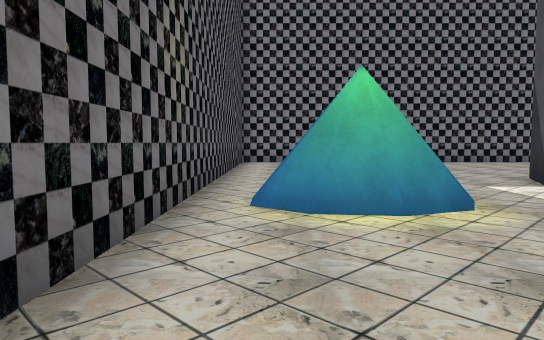
view 1 (above)

22 first-person views from a walk through a scene from a Unity 3-D project. The camera is 1.5 m above the floor, tilts 4° down and sees 70° across. Doors are open. The floor is counted in squares, 2 m on a side. Each view is taken from the middle of a square. On the plan, view 1 faces up. The plan holds only what a view shows up to about 12 squares ahead; the rest is blank. The place goes on beyond the plan. The player is left out.

view 2
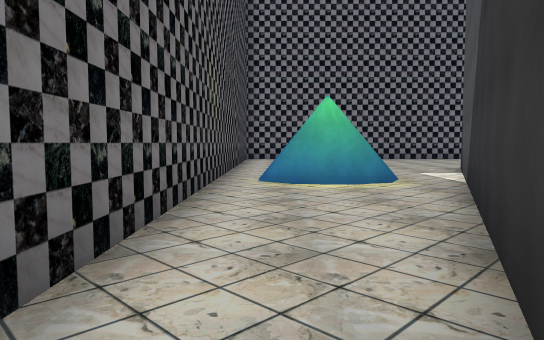

view 3
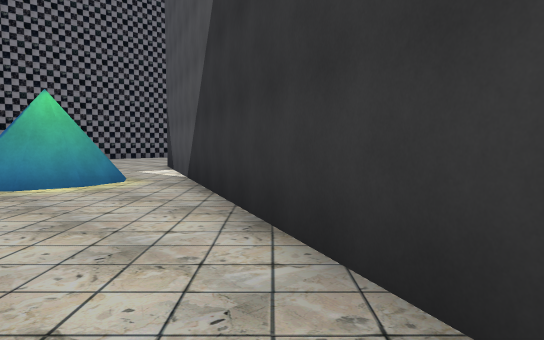

view 4
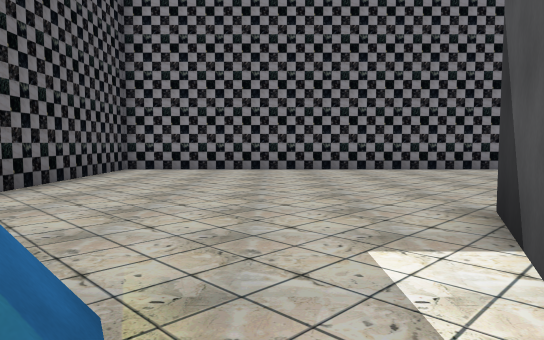

view 5
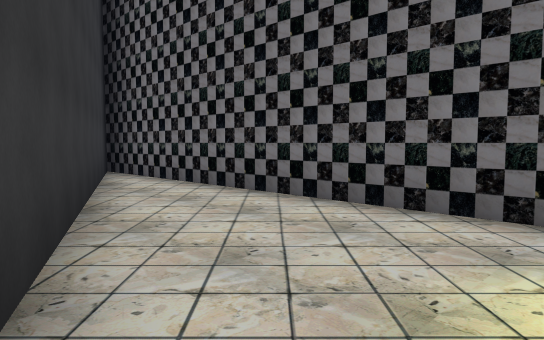

view 6
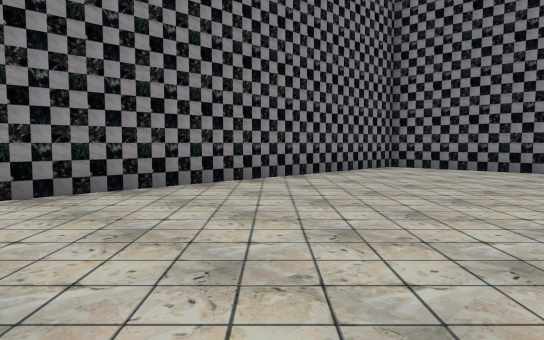

view 7
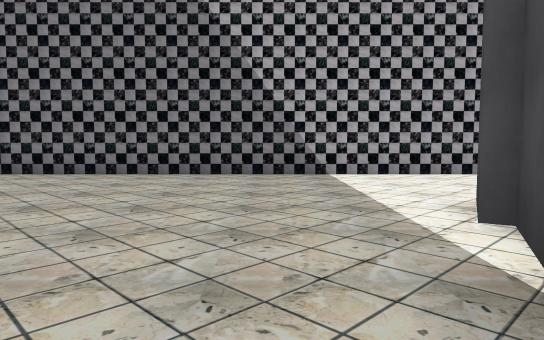

view 8
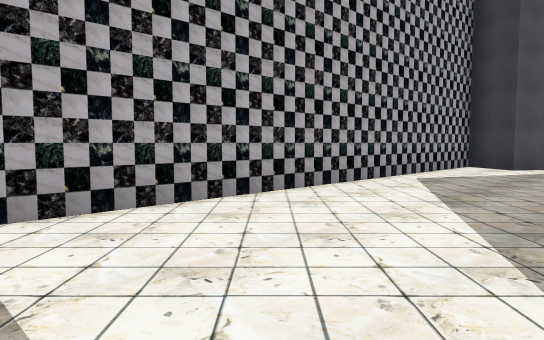

view 9
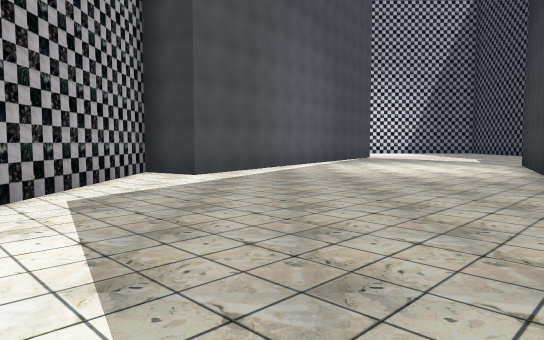

view 10
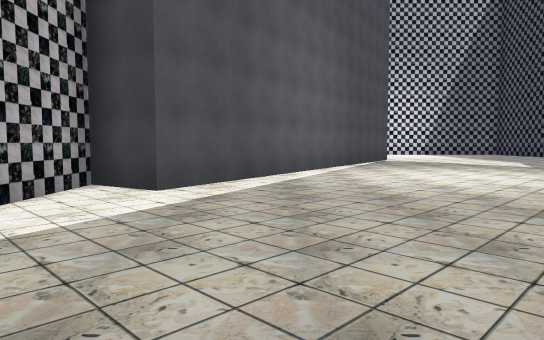

view 11
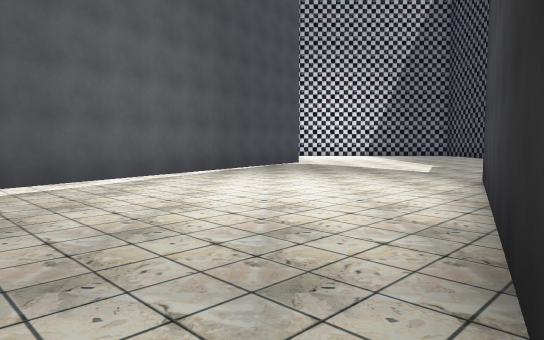

view 12
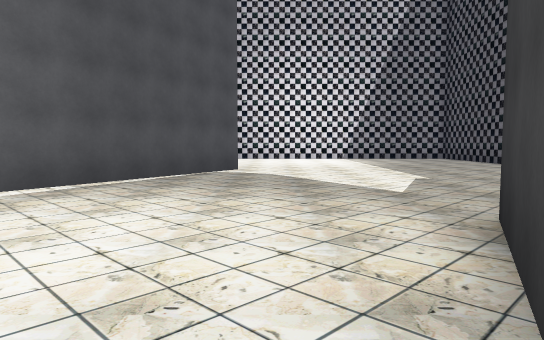

view 13
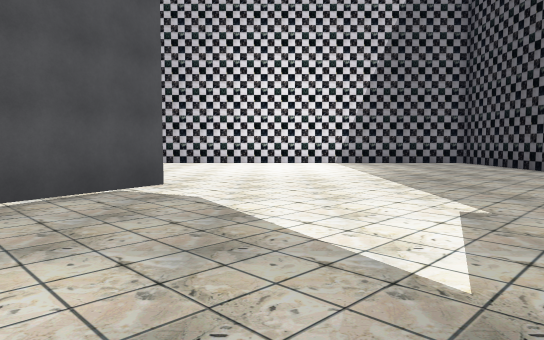

view 14
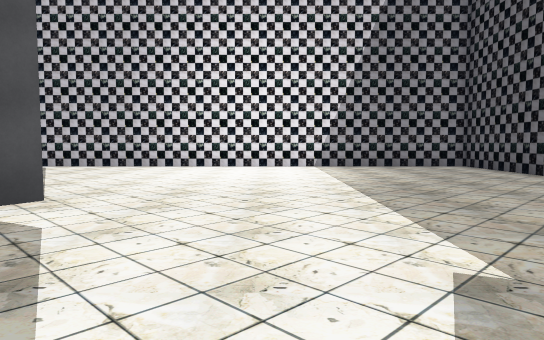

view 15
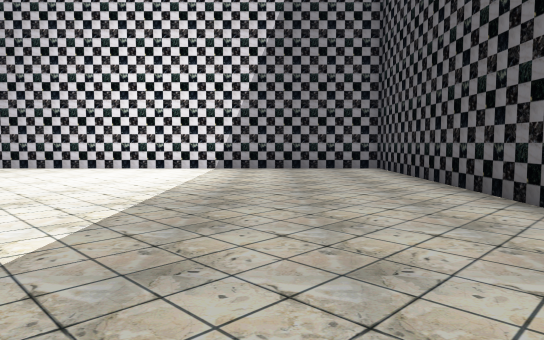

view 16
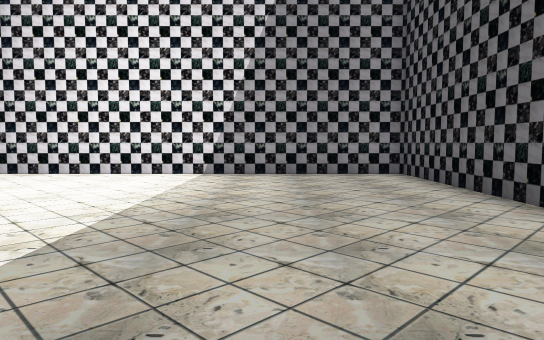

view 17
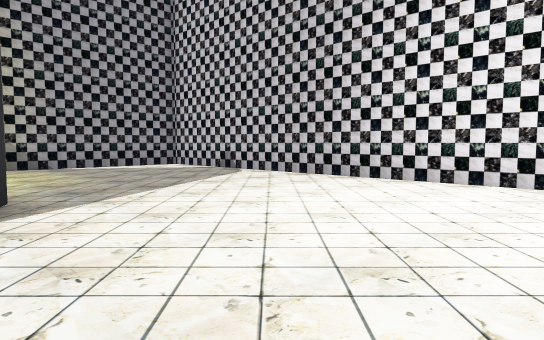

view 18
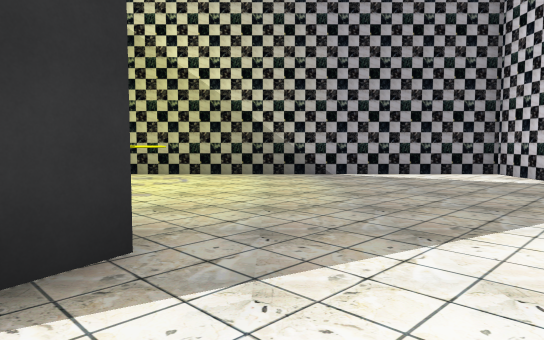

view 19
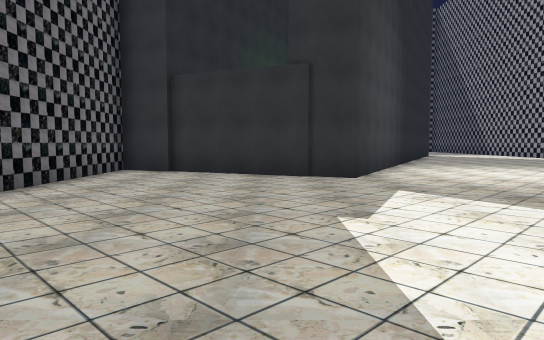

view 20
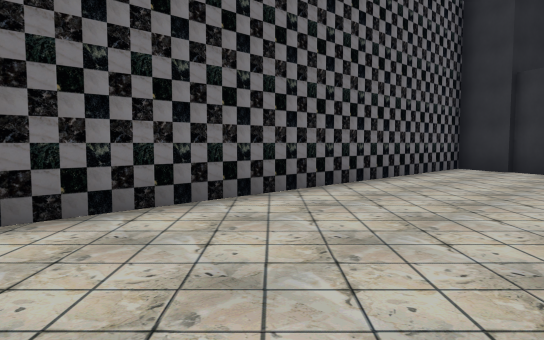

view 21
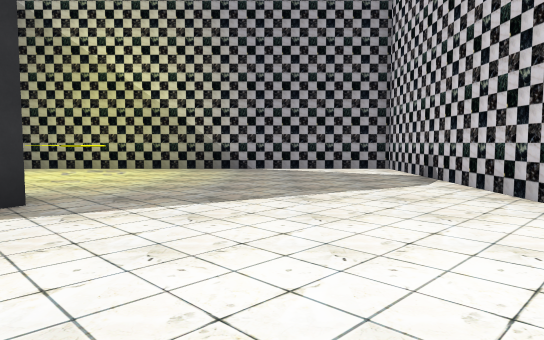

view 22
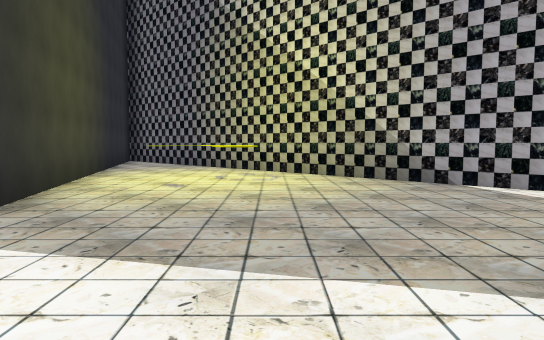

### Floor plan
Points are (right, up) in squares from view 1. A wall is a line through its corners. A room is listed if a view was taken in it or the views show most of it. See-through windows are left out.
Room 1 (views 1, 2, 3, 4, 5)
walls: (1.4, 4.2) (0.6, 4.3) (-0.1, 4.8); (-1.1, 4.5) (-1.1, -5.9); (2, 5) (1.8, 4.6) (1.3, 4.4) (0.7, 4.5) (0.4, 4.7); (-1.1, -6.2) (3.6, 4.2)
ways out: opening at (-1, 5) to room 2; opening at (3, 5) to room 2
Room 2 (views 6, 7, 8, 9, 10, 11, 12, 13, 14, 15, 16, 17, 18, 19, 20, 21, 22)
walls: (8.2, -2.2) (4.7, -8.8) (0.3, -6.7); (0.4, -6.9) (-1.1, -6.2); (12.1, -12.9) (9.9, -16.5); (-1.1, -5.9) (-1.1, -23.4) (16.3, -23.4) (16.3, -14.4); (3.6, 4.2) (5.5, 8.3); (7.9, -16) (14.8, -5.1) (16.3, -6) (16.3, 14.8); (10.5, 6.1) (12, 5.3); (2.4, 5) (2.1, 4.4); (9.3, 6.4) (10.6, 5.8); (9.6, -17) (8.9, -16.6); (0.4, 4.7) (0.4, 5.2); (0.1, 4.6) (0.1, 5.2); (16, 15) (-1.1, 15) (-1.1, 4.5)
low walls: (2.1, 5.5) (2.4, 5)
ways out: opening at (-1, 5) to room 1; opening at (3, 5) to room 1; opening at (13, -14); opening at (15.5, -15.5)

Where each view was taken, in squares from view 1:
view 1: 0 up, 0 right, facing up
view 2: 3 down, 0 right, facing up
view 3: 3 down, 1 left, facing up-right
view 4: 4 up, 3 right, facing up
view 5: 4 up, 3 right, facing down-left
view 6: 9 up, 5 right, facing up-right
view 7: 8 up, 7 right, facing right
view 8: 7 up, 12 right, facing down-right
view 9: 4 up, 13 right, facing down
view 10: 1 up, 13 right, facing down
view 11: 1 down, 9 right, facing down
view 12: 5 down, 7 right, facing down
view 13: 9 down, 6 right, facing down
view 14: 11 down, 5 right, facing down
view 15: 12 down, 2 right, facing down
view 16: 14 down, 2 right, facing down
view 17: 16 down, 4 right, facing down-right
view 18: 18 down, 7 right, facing right
view 19: 17 down, 3 right, facing up
view 20: 18 down, 3 right, facing up-left
view 21: 20 down, 5 right, facing right
view 22: 22 down, 9 right, facing up-right
